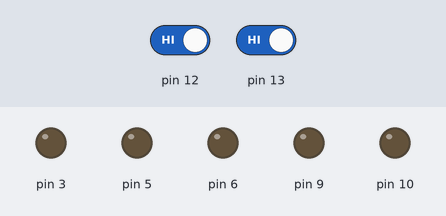
Recording of a sketch running on a simulated Arduino Uno, built with avr-gcc and run on an emulated ATmega328P. Parts: output pins drawn as LEDs (lit = HIGH). The inputs (shaded band) are chosen by the test bench; at power-on: pin 12 HIGH, pin 13 HIGH.

Above: at 1.2 s.
1.3 s: pin 12 driven LOW and pin 13 driven LOW
At 1.6 s:
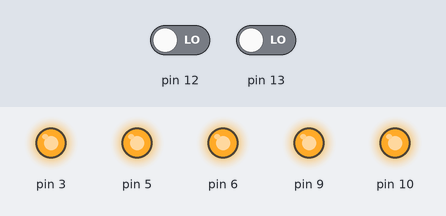
2.8 s: pin 12 driven HIGH
At 3.9 s:
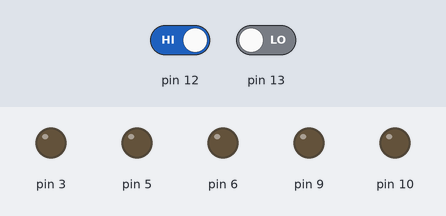
4.3 s: pin 12 driven LOW
At 5.1 s:
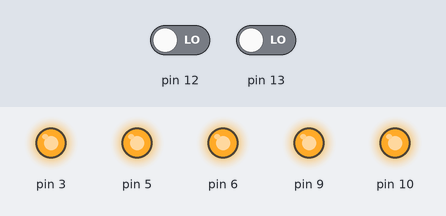
Timing chart, 0 to 7.3 s (numbered marks = the images above; inputs shaded):
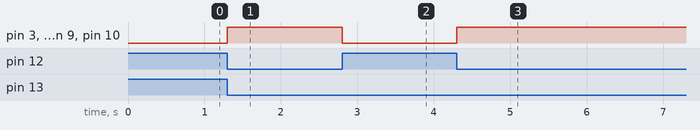

The sketch:

LogicalOperation.ino
```cpp
void setup() {
  // put your setup code here, to run once:
  Serial.begin(9600);
  pinMode(12, INPUT_PULLUP);
  pinMode(13, INPUT_PULLUP);
  pinMode(3, OUTPUT);
  pinMode(5, OUTPUT);
  pinMode(6, OUTPUT);
  pinMode(9, OUTPUT);
  pinMode(10, OUTPUT);
}

void loop() {
  // put your main code here, to run repeatedly:

  int buttonState1 = digitalRead(12);
  int buttonState2 = digitalRead(13);

  if(buttonState1 == 0 && buttonState2 == 0){
    digitalWrite(3, HIGH);
    digitalWrite(5, HIGH);
    digitalWrite(6, HIGH);
    digitalWrite(9, HIGH);
    digitalWrite(10, HIGH);
  }
  else if (buttonState1 == 0 || buttonState2 == 0){
    digitalWrite(3, LOW);
    digitalWrite(5, LOW);
    digitalWrite(6, LOW);
    digitalWrite(9, LOW);
    digitalWrite(10, LOW);
  }
  delay(100);

}
```

Measured:
- after the input at 1.3 s, pin 3, pin 5, pin 6, pin 9, pin 10: LOW → HIGH at once
- after the input at 2.8 s, pin 3, pin 5, pin 6, pin 9, pin 10: HIGH → LOW at once
- after the input at 4.3 s, pin 3, pin 5, pin 6, pin 9, pin 10: LOW → HIGH at once
